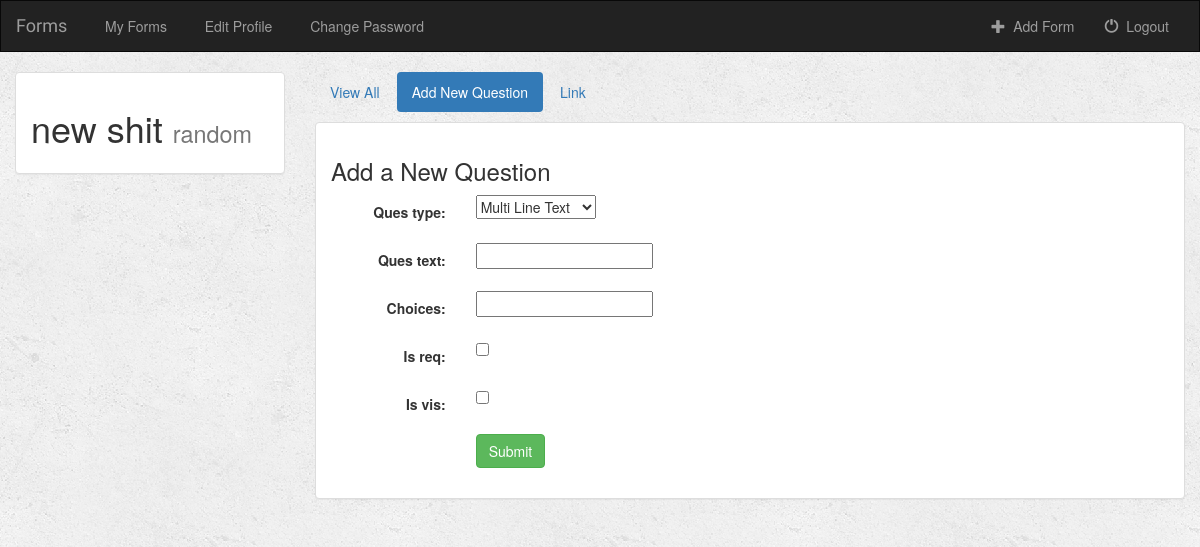
Page /music/15/create_question/ on the earlier database version.
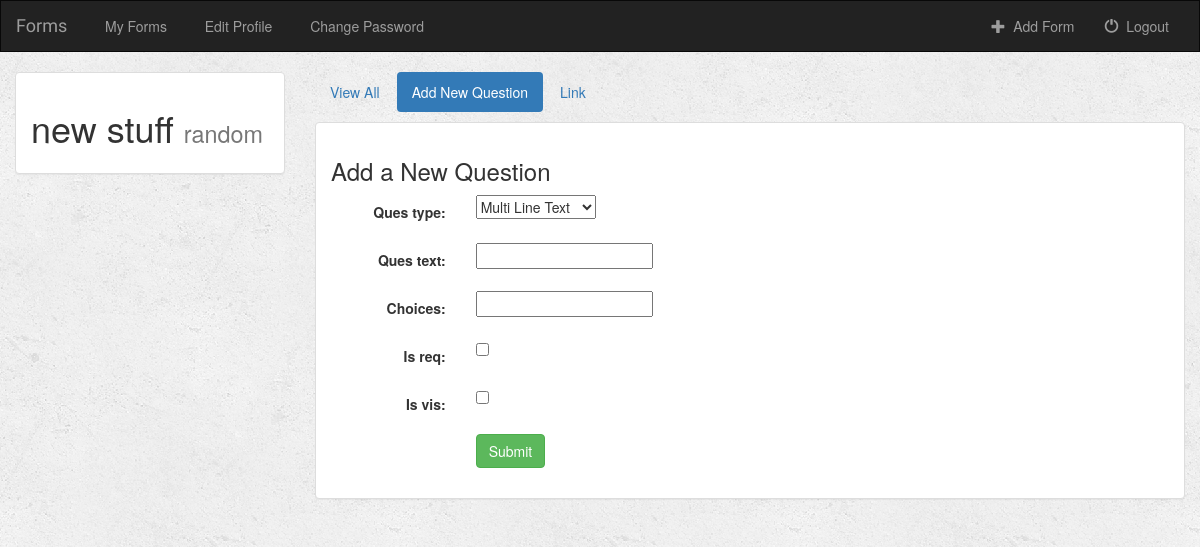
Same page on the later database version.
### music/models.py (models this page shows)
class Gform(models.Model):
    user = models.ForeignKey(User, default=1)
    gform_name = models.CharField(max_length=50,default="")
    gform_desc = models.CharField(max_length=500,default="")
    def __str__(self):
        return self.gform_name + " " + self.gform_desc

### music/views.py (the view, shortened to what this page needs)
# urls.py: url(r'^(?P<gform_id>[0-9]+)/create_question/$', views.create_question, name='create_question'),
def create_question(request, gform_id):
    form = QuestionForm(request.POST or None)
    gform = get_object_or_404(Gform, pk=gform_id)
    context = {
        'gform': gform,
        'form': form,
    }
    return render(request, 'music/create_question.html', context)

### music/forms.py
class QuestionForm(forms.ModelForm):
    class Meta:
        model = Question
        fields = ['ques_type', 'ques_text','choices', 'is_req', 'is_vis']

### music/templates/music/create_question.html (shortened to what this page needs)
{% extends 'music/base.html' %}
{% block body %}
<div class="container-fluid">
    <div class="row">
        <div class="col-sm-4 col-md-3">
            <div class="panel panel-default">
                <div class="panel-body">
                    <h1>{{ gform.gform_name }} <small>{{ gform.gform_desc }}</small></h1>
                </div>
            </div>
        </div>
        <div class="col-sm-8 col-md-9">
            <ul class="nav nav-pills" style="margin-bottom: 10px;">
                <li role="presentation"><a href="{% url 'music:detail' gform.id %}">View All</a></li>
                <li role="presentation" class="active"><a href="{% url 'music:create_question' gform.id %}">Add New Question</a></li>
                <li role="presentation"><a href="{% url 'music:filler' gform.id user.id  %}">Link</a></li>
            </ul>
            <div class="panel panel-default">
                <div class="panel-body">
                    <h3>Add a New Question</h3>
                    <form class="form-horizontal" role="form" action="" method="post" enctype="multipart/form-data">
                        {% include 'music/form_template.html' %}
                        <div class="form-group">
                            <div class="col-sm-offset-2 col-sm-10">
                                <button type="submit" class="btn btn-success">Submit</button>
                            </div>
                        </div>
                    </form>
                </div>
            </div>
        </div>
    </div>
</div>
{% endblock %}

Differences in the rows shown:
changed Gform "random": gform_name "new shit" → "new stuff"
